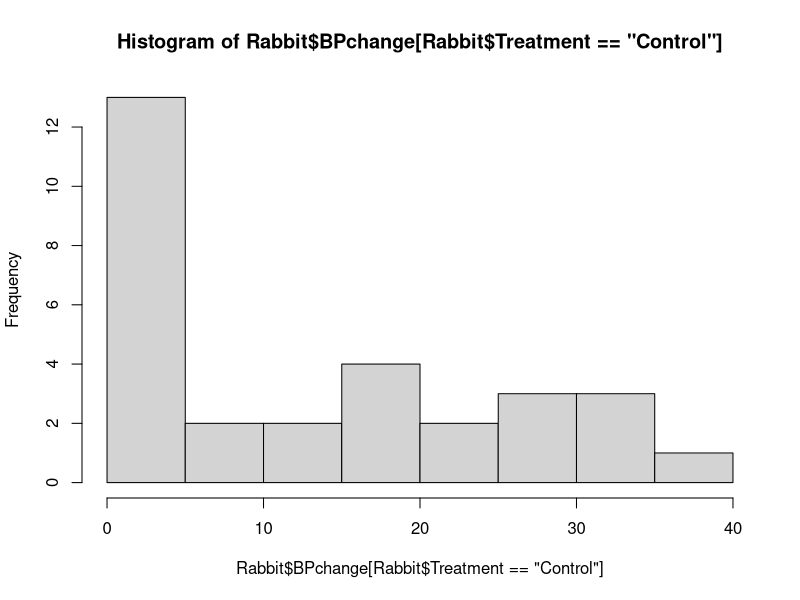
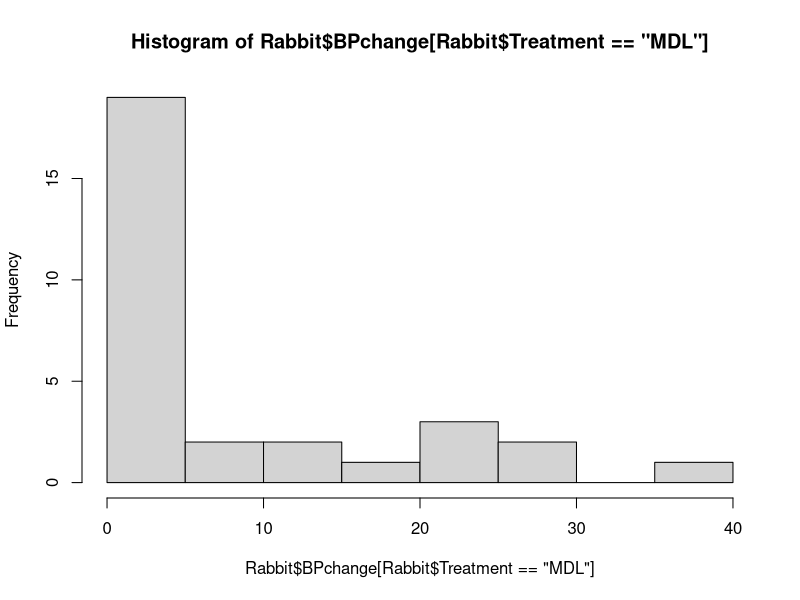
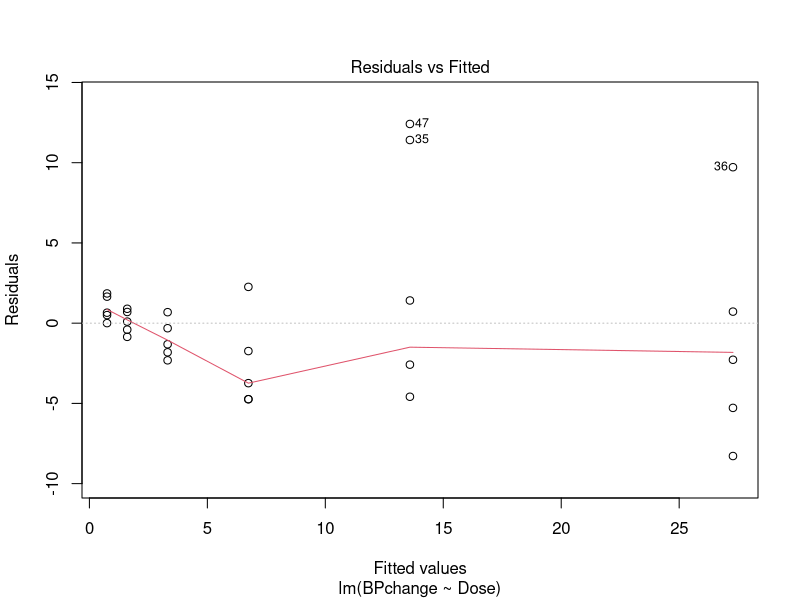
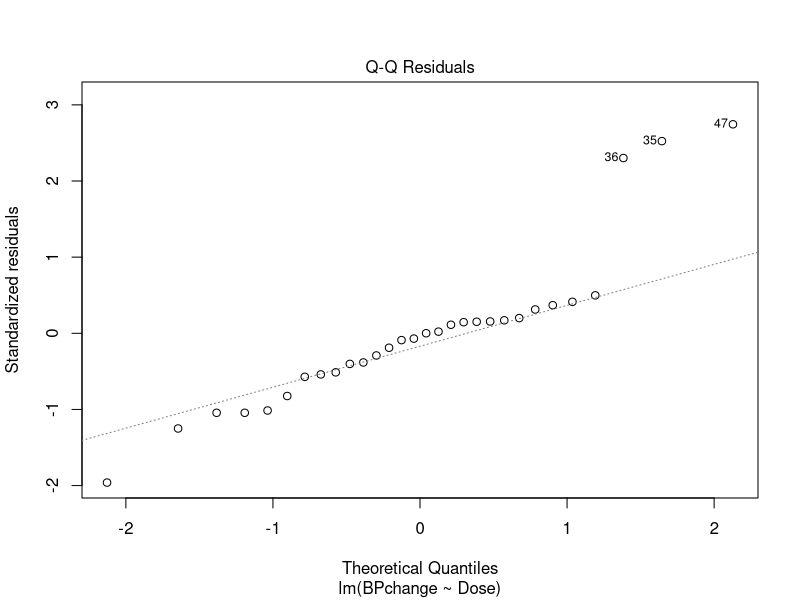
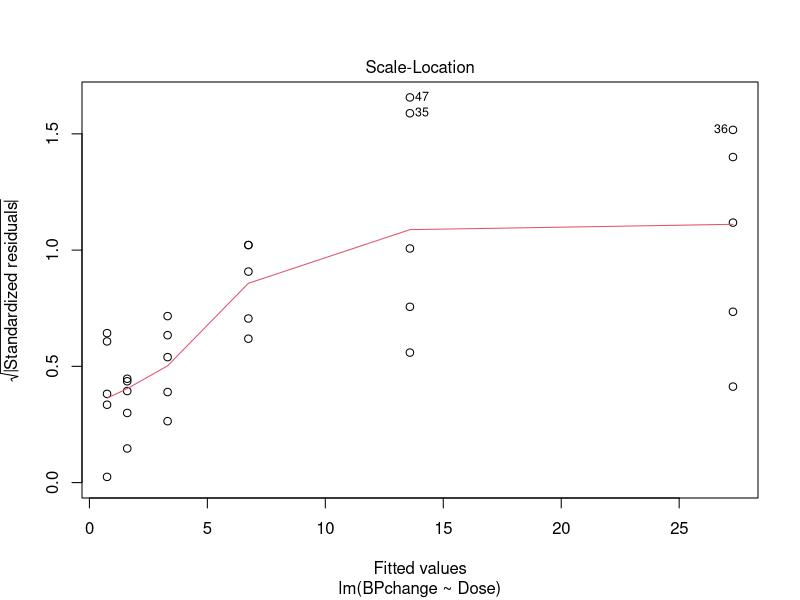
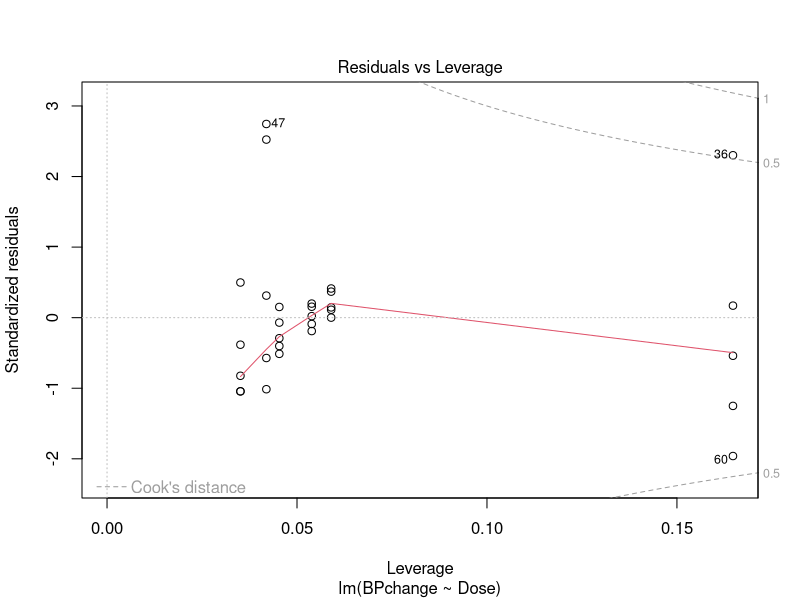

Write the R code that produced these figures, in order.
# Do not remove any of the comments. These are marked by #

# HW 4 - Due Monday, Oct 8, 2018 in moodle and hardcopy in class

# (1). Please upload R code and report to Moodle 
#      with filename: HW4_IS457_YourClassID.
# (2). Turn in hard copy of your report in class
#      without your name but only your class ID

## Important: Make sure there is no identifying information on your printout, including name, username etc. 
## Only include your class ID on there.

### ClassID:

# In this assignment you will practice linear regression in R


# Part 1. Linear Regression Concepts (6pts)
## These questions do not require coding but you will need to explain the details.
## In this homework, "Regression" refers to the simple linear regression equation: y = b0 + b1*x

#Q1. (2pts)
# What is the interpretation of the coefficient b1? (What meaning does it represent?)

#Your Answer:

# In linear regression equation x is called the explanatory or predictor variable and y
# is called the response variable, b0 is referred to as intercept and b1 is referred as
# coefficient. b1 represents that for every unit increase in x value there will be a
# corresponding increase by b1 value in y.

#Q2. (2pts)
## Outliers are problems for many statistical methods, but are particularly problematic for linear regression. Why is that? It may help to define what outlier means in this case.
## (Hint: Think of how residuals are calculated)

#Your Answer:

# Outliers are problems in linear regression because they can skew the regression 
# line towards their direction thereby misclassifying other points which might be 
# show some correlation among them. Typically, outliers that are horizontally far 
# from the regression line have high leverage as they pull the regression line 
# towards them harder thereby increasing the residual values for all the points. 
# A residual value is the difference between the observed value and the value 
# predicted by our model. Good models generally have low residual values. So, when a 
# line skews towards the outliers they tend to increase the residual values of the 
# points that might be more important to the problem domain.

#Q3. (2pts)
## How could you deal with outliers in order to improve the accuracy of your model?

#Your Answer:

# Outliers don't need to be removed from the model to improve their performance. 
# Models need to take into account exceptional cases in certain cases. For example, 
# the models for market prediction need to take into the largest market swings - 
# the "outliers" - in order to be valuable to financial firms. They need to be removed 
# only after considering proper reasons. If the dataset includes a lot of outliers 
# we could make use of a different method other than least squares to calculate the 
# residuals as it gets affected greatly by the presence of outliers in the dataset.


#Part 2. Sampling, Point Estimation, and creating functions
#The following problems will use the Rabbit dataset and
#explore the Blood Pressure change(BPchange) for Rabbit in control group of "Treatment".
#Load the data by running the following code:
library(MASS)
data(Rabbit)

#Q4. 
#Subset the data frame to include ONLY rabbits (observations) in control group of "Treatment". (2pts)
# Name it 'rabbitCon', and show the first 10 observations of your output.(2pts)

### Your code:

rabbitCon = Rabbit[Rabbit$Treatment=="Control",]
head(rabbitCon,n = 10)

#Use the sample function to generate a vector of 1s and 2s with the same length as rabbitCon, call it 'group'.(2pts)
#Use this vector to split the 'BPchange' variable into two vectors, BP_V1 and BP_V2. (4pts)
#Print out the vectors group, BP_V1, BP_V2 and the lengths of BP_V1 and BP_V2.

#IMPORTANT: Make sure to run the seed function before running the sample function to ensure 
# the result is reproducible.

set.seed(457)  # DO NOT change

#Your Code:

group = sample(c(1,2),nrow(rabbitCon),replace = TRUE)
temp = split(rabbitCon$BPchange, group)
BP_V1 = temp[[1]]
BP_V2 = temp[[2]]
BP_V1
BP_V2
length(BP_V1)
length(BP_V2)

#Q5(1)
#Calculate the mean and the standard deviation for each of the two vectors, BP_V1 and BP_V2. (4pts)
#Create a 95% confidence interval for your sample means using Z score.(4pts)
#(you can use the following formula for the Confidence Interval: mean +/- 2 * standard deviation). 
#Compare the confidence intervals, do they seem to agree or disagree, explain (their ranges? differences?). (2pts)

#Your code:

mean(BP_V1)
sd(BP_V1)
mean(BP_V2)
sd(BP_V2)
BP_V1_Low_CI = mean(BP_V1) - 1.96 * (sd(BP_V1)/length(BP_V1)^0.5)
BP_V1_Low_CI
BP_V1_Up_CI = mean(BP_V1) + 1.96 * (sd(BP_V1)/length(BP_V1)^0.5)
BP_V1_Up_CI
BP_V2_Low_CI = mean(BP_V2) - 1.96 * (sd(BP_V2)/length(BP_V2)^0.5)
BP_V2_Low_CI
BP_V2_Up_CI = mean(BP_V2) + 1.96 * (sd(BP_V2)/length(BP_V2)^0.5)
BP_V2_Up_CI

# From the above output we can see that the two confidence variable seem to agree as 
# the mean values for both the group tend to fall into the confidence interval. The 
# confidence interval for the BP_V2 group seems to be more wide than the BP_V1 
# interval which is reasonable as the differences in the mean values of both the 
# groups is more as well.

# Note: the z score for 95% confidence interval is 1.96.

#Q5(2) From what you practice in 5 (1), let's generalize the calculation process. (5pts)
# Write a function to calculate the 95% confidence intervals of any input vector (numerical) x, according 
# to the formula given in the previous question.

CI_95 = function(v) 
        { 
          m = mean(v)
          s = sd(v)
          n = length(v)
          lci = m - 1.96*s/n^0.5
          hci = m + 1.96*s/n^0.5
          return(c(lci,hci))
        }

#Q6. 
#Using the hist() fucntion, plot a histogram of BPchange of rabbits under control group as well as for 
#the MDL group (separately). (2pts)
#Do the histograms resemble a normal distribution? why or why not? (2pts)
#Comment on the shape of the distributions you see in the histgrams. What does the shape indicate in the 
#context of this dataset?(4pts) 

#Your Code:

hist(Rabbit$BPchange[Rabbit$Treatment=="Control"])
hist(Rabbit$BPchange[Rabbit$Treatment=="MDL"])

# Both the histograms do not resemble normal distribution but rather a rightly 
# skewed distribution. In the context of this dataset it can be said most of the 
# rabbits from both the groups have a low blood pressure and also the value of dose 
# values in both the groups are rightly skewed and tend to have some affect on BP 
# values of rabbits. These values of the BP are certainly not normally distributed 
# and are rightly skewed for both the groups.

#Part 3 Linear Regression
#This problem will use the same dataset as Part 2.
#We will focus on two variables:
#BP change: change in blood pressure relative to the start of the experiment.
#Dose: dose of Phenylbiguanide in micrograms.
#To start with, let us define a null hypthosesis. If we want to test the effect of dosage on BPchange,
# the null hypthosesis is:

#H0: Dosage has no effect on BPchange.
#H0: B1 = 0
#HA: B1 != 0

#Q7.
#Fit a linear regresssion using Dose to predict BPchange, using lm() for rabbits under MDL treatment. (2pts)
#Name it 'model_BP'. What function would you use to get the summary statistics from lm models? Go ahead and use it. (2pts)
#Examine the model diagnostics using plot(). 
#Comment on the plots, what do the fitted values, noise, outliers look like?(8pts)
#Would you consider this a good model or not? Please explain. (2pts)

#Your code:

rabbitMDL = Rabbit[Rabbit$Treatment=="MDL",]
model_BP = lm(BPchange~Dose, data = rabbitMDL)
summary(model_BP)
plot(model_BP)

# The residuals vs fitted plot shows us the residual values for each of the points 
# and their distance from the regression line. We can see a lot of outliers in this 
# plot. The regression line does pass through some of the observed values and we do 
# see some cloud of points near the regression line for low dose values. Also, the 
# variability of the  observed values increases from the regression line as the 
# value of dose increases. There are influential outliers both above and below the 
# regression line. Based on these observations a linear model is not suitable for 
# this variable as although the variable clearly has a strong positive linear trend 
# as the they have a correlation value of 0.90 and the observations are independent 
# but due to lack of constant variability across the regression line and not normal 
# residuals makes it difficult to model all the observed values.

#Q8.
#With the summary statistics from above, calculate the 95% confidence interval for Dose using t score (2pts)
#Note: use this code to find the t score: tvalue <- qt(1-0.05/2,nrow(rabbitMDL)-2)

#Your Code:

tvalue <- qt(1-0.05/2,nrow(rabbitMDL)-2)
m_MDL = mean(rabbitMDL$Dose)
s_MDL = sd(rabbitMDL$Dose)
lci_MDL = m_MDL - tvalue * (s_MDL/(nrow(rabbitMDL))^0.5)
hci_MDL = m_MDL + tvalue * (s_MDL/(nrow(rabbitMDL))^0.5)
ci_MDL = c(lci_MDL,hci_MDL)

#Q9.
#Based on the result from Q7& Q8 (p-value and CI), would you reject the null hypothesis or not? Explain. (2pts)

#Your Answer:

# Based on the results in Q7 & Q8 we would reject the null hypothesis as the p-value
# 1.159e-11 is very less than the 0.05 level of significance value. So the dosage has
# some effect on the Blood Pressure of the rabbits.

